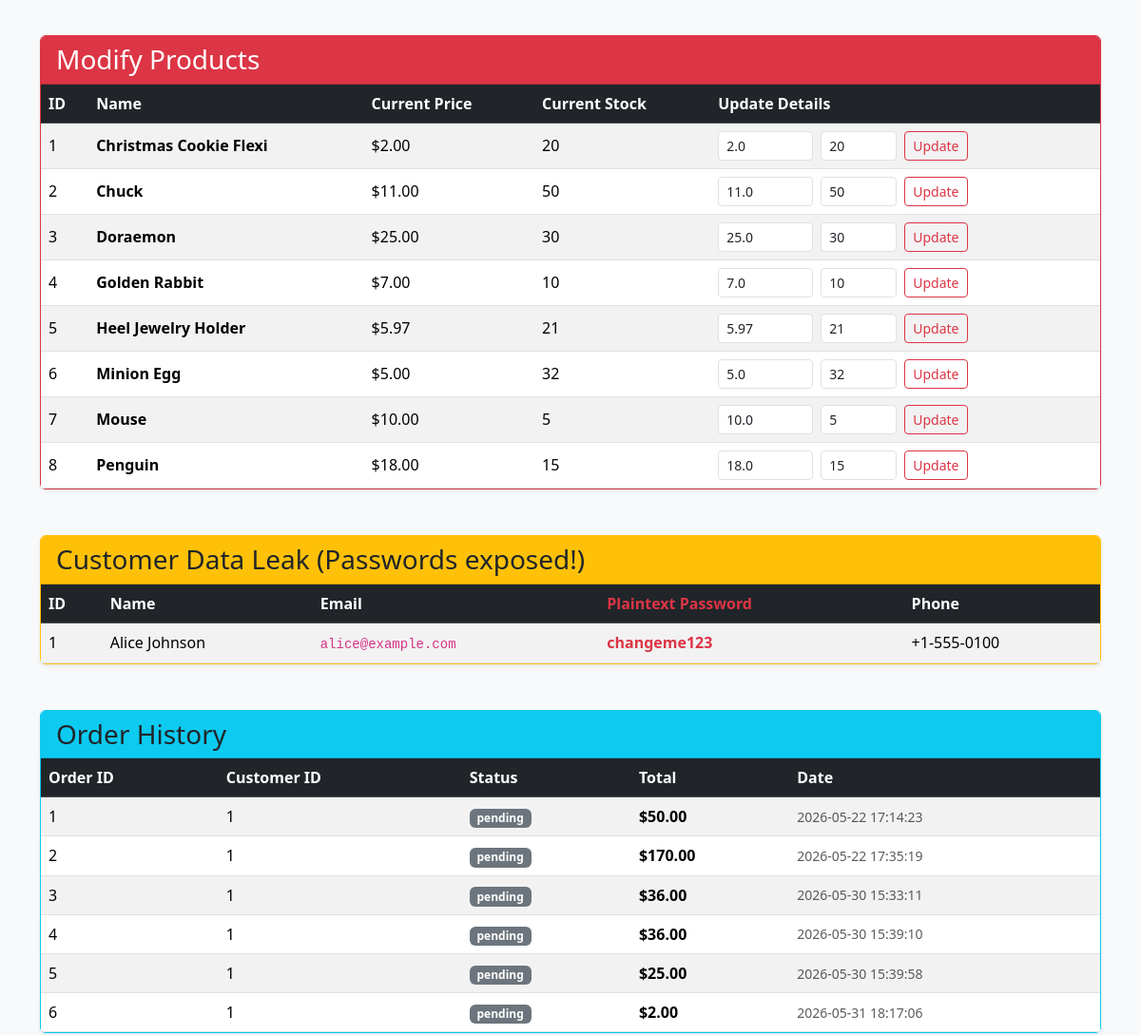
/admin (middle part), run on an earlier commit of the app's database.
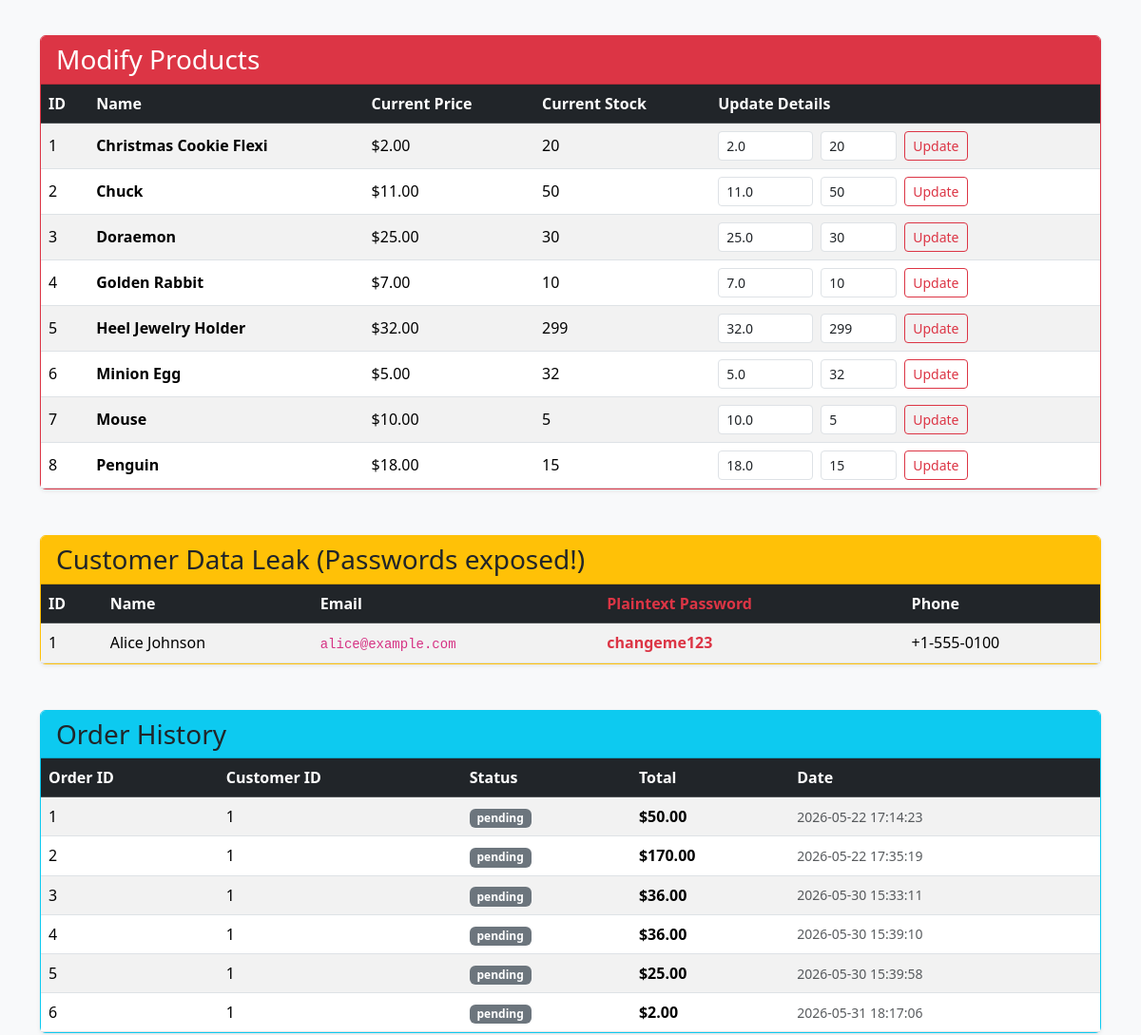
And on a later commit of the database.
### tables this page shows
CREATE TABLE products (
    id          INTEGER PRIMARY KEY AUTOINCREMENT,
    name        TEXT    NOT NULL,
    description TEXT,
    price       REAL    NOT NULL CHECK (price >= 0),
    image       TEXT,
    alt         TEXT,
    badge       TEXT,                       -- e.g. 'Hot', 'New', 'Limited'
    badge_color TEXT,                       -- Bootstrap bg- class
    rating      INTEGER DEFAULT 0 CHECK (rating BETWEEN 0 AND 5),
    stock       INTEGER NOT NULL DEFAULT 0 CHECK (stock >= 0),
    created_at  TEXT    NOT NULL DEFAULT (datetime('now'))
);

### app.py (the view)
@app.route("/admin", methods=["GET"])
def admin():
    con = get_db()
    customers = con.execute("SELECT * FROM customers").fetchall()
    orders = con.execute("SELECT * FROM orders").fetchall()
    products = con.execute("SELECT * FROM products").fetchall()
    con.close()
    return render_template(
        "admin.html", customers=customers, orders=orders, products=products
    )

### app.py (called while the page is built)
def get_db():
    con = sqlite3.connect(DATABASE)
    con.row_factory = sqlite3.Row
    con.execute("PRAGMA foreign_keys = ON")
    return con

@app.context_processor
def inject_balance():
    if "balance" not in session:
        session["balance"] = 0.0
    return dict(user_balance=session["balance"])

### templates/admin.html (shortened to what this page needs)
{% extends 'index.html' %}
{% block content %}
<section class="py-5 bg-light">
  <div class="container">
    <div class="row mb-4">
      <div class="col">
      </div>
    </div>
    <div class="card shadow-sm mb-5 border-danger">
      <div class="card-header bg-danger text-white">
        <h3 class="mb-0">Modify Products</h3>
      </div>
      <div class="card-body p-0 table-responsive">
        <table class="table table-striped table-hover mb-0 align-middle">
          <thead class="table-dark">
            <tr>
              <th>ID</th>
              <th>Name</th>
              <th>Current Price</th>
              <th>Current Stock</th>
              <th>Update Details</th>
            </tr>
          </thead>
          <tbody>
            {% for product in products %}
            <tr>
              <td>{{ product.id }}</td>
              <td class="fw-bold">{{ product.name }}</td>
              <td>${{ "%.2f"|format(product.price) }}</td>
              <td>{{ product.stock }}</td>
              <td>
                <form action="/admin/update_product/{{ product.id }}" method="POST" class="d-flex align-items-center gap-2">
                  <input type="number" step="0.01" name="price" class="form-control form-control-sm" value="{{ product.price }}" required style="width: 100px;">
                  <input type="number" name="stock" class="form-control form-control-sm" value="{{ product.stock }}" required style="width: 80px;">
                  <button type="submit" class="btn btn-sm btn-outline-danger">Update</button>
                </form>
              </td>
            </tr>
            {% endfor %}
          </tbody>
        </table>
      </div>
    </div>
    <div class="card shadow-sm mb-5 border-warning">
      <div class="card-header bg-warning text-dark">
        <h3 class="mb-0">Customer Data Leak (Passwords exposed!)</h3>
      </div>
      <div class="card-body p-0 table-responsive">
        <table class="table table-striped table-hover mb-0 align-middle">
          <thead class="table-dark">
            <tr>
              <th>ID</th>
              <th>Name</th>
              <th>Email</th>
              <th class="text-danger">Plaintext Password</th>
              <th>Phone</th>
            </tr>
          </thead>
          <tbody>
            {% for customer in customers %}
            <tr>
              <td>{{ customer.id }}</td>
              <td>{{ customer.first_name }} {{ customer.last_name }}</td>
              <td><code>{{ customer.email }}</code></td>
              <td class="text-danger fw-bold">{{ customer.password }}</td>
              <td>{{ customer.phone }}</td>
            </tr>
            {% endfor %}
          </tbody>
        </table>
      </div>
    </div>
    <div class="card shadow-sm border-info">
      <div class="card-header bg-info text-dark">
        <h3 class="mb-0">Order History</h3>
      </div>
      <div class="card-body p-0 table-responsive">
        <table class="table table-striped table-hover mb-0 align-middle">
          <thead class="table-dark">
            <tr>
              <th>Order ID</th>
              <th>Customer ID</th>
              <th>Status</th>
              <th>Total</th>
              <th>Date</th>
            </tr>
          </thead>
          <tbody>
            {% for order in orders %}
            <tr>
              <td>{{ order.id }}</td>
              <td>{{ order.customer_id }}</td>
              <td>
                <span class="badge bg-{{ 'success' if order.status == 'delivered' else 'secondary' }}">
                  {{ order.status }}
                </span>
              </td>
              <td class="fw-bold">${{ "%.2f"|format(order.total) }}</td>
              <td class="small text-muted">{{ order.created_at }}</td>
            </tr>
            {% endfor %}
          </tbody>
        </table>
      </div>
    </div>
  </div>
</section>
{% endblock %}

What changed in the data, as far as the page shows it:
changed products "Heel Jewelry Holder": price "5.97" → "32.00"; stock "21" → "299"; price "5.97" → "32.0"
